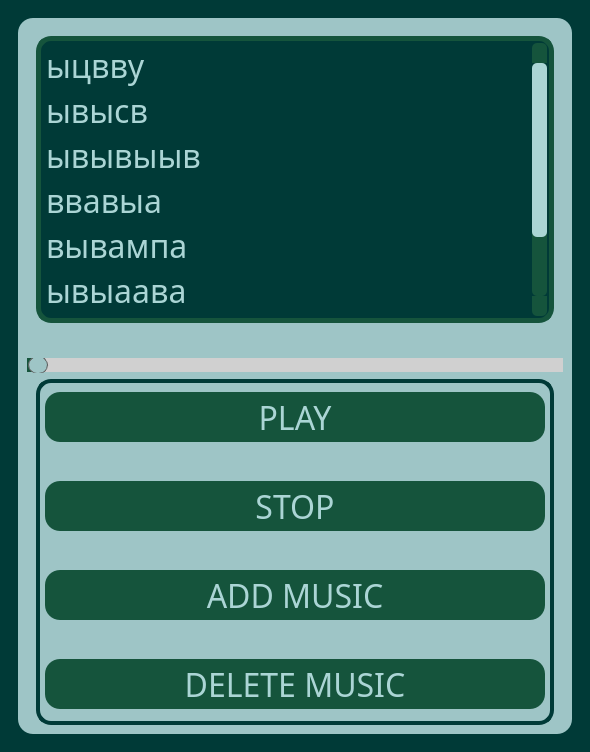
<?xml version="1.0" encoding="UTF-8"?>
<ui version="4.0">
 <class>MainWindow</class>
 <widget class="QMainWindow" name="MainWindow">
  <property name="geometry">
   <rect>
    <x>0</x>
    <y>0</y>
    <width>590</width>
    <height>752</height>
   </rect>
  </property>
  <property name="windowTitle">
   <string>MainWindow</string>
  </property>
  <property name="styleSheet">
   <string notr="true">QListWidget {
    background-color: rgb(0, 58, 55);
    color: rgb(171, 213, 213);
    border-radius: 15px; /* Задайте радиус, чтобы сделать края овальными */
    padding: 2px;
    border: 5px solid rgb(21, 84, 60);
}


/* Стиль вертикального ползунка */
QScrollBar:vertical {
    border: none;
    background: rgb(21, 84, 60);
    width: 15px;
    margin: 20px 0 20px 0;
    border-radius: 5px;
}

QScrollBar::handle:vertical {
    background: rgb(171, 213, 213);
    min-height: 20px;
    border-radius: 5px;
}

QScrollBar::add-line:vertical {
    border: none;
    background: rgb(21, 84, 60);
    height: 20px;
    subcontrol-position: bottom;
    subcontrol-origin: margin;
    border-bottom-left-radius: 5px;
    border-bottom-right-radius: 5px;
}

QScrollBar::sub-line:vertical {
    border: none;
    background: rgb(21, 84, 60);
    height: 20px;
    subcontrol-position: top;
    subcontrol-origin: margin;
    border-top-left-radius: 5px;
    border-top-right-radius: 5px;
}

/* Убираем стрелки по краям ползунков */
QScrollBar::up-arrow:vertical, QScrollBar::down-arrow:vertical,
QScrollBar::left-arrow:horizontal, QScrollBar::right-arrow:horizontal {
    background: none;
}

QScrollBar::add-page:horizontal, QScrollBar::sub-page:horizontal,
QScrollBar::add-page:vertical, QScrollBar::sub-page:vertical {
    background: none;
}</string>
  </property>
  <widget class="QWidget" name="centralwidget">
   <property name="styleSheet">
    <string notr="true">#centralwidget{background-color: rgb(0, 58, 55);}</string>
   </property>
   <layout class="QVBoxLayout" name="verticalLayout_6">
    <item>
     <widget class="QWidget" name="widget" native="true">
      <property name="styleSheet">
       <string notr="true">#widget{background-color: rgb(0, 58, 55);}</string>
      </property>
      <layout class="QVBoxLayout" name="verticalLayout_5">
       <item>
        <widget class="QWidget" name="widget_2" native="true">
         <property name="styleSheet">
          <string notr="true">#widget_2{background-color: rgb(158, 197, 198);

border-radius: 15px; /* Задайте радиус, чтобы сделать края овальными */
padding: 2px;}</string>
         </property>
         <layout class="QVBoxLayout" name="verticalLayout_4">
          <item>
           <widget class="QWidget" name="widget_3" native="true">
            <property name="minimumSize">
             <size>
              <width>524</width>
              <height>275</height>
             </size>
            </property>
            <property name="styleSheet">
             <string notr="true"/>
            </property>
            <layout class="QVBoxLayout" name="verticalLayout_3">
             <item>
              <widget class="QListWidget" name="listWidget">
               <property name="font">
                <font>
                 <family>MV Boli</family>
                 <pointsize>24</pointsize>
                </font>
               </property>
               <property name="styleSheet">
                <string notr="true">QListWidget {
    background-color: rgb(0, 58, 55);
    color: rgb(171, 213, 213);
    border-radius: 15px; /* Задайте радиус, чтобы сделать края овальными */
    padding: 2px;
    border: 5px solid rgb(21, 84, 60);
}


/* Стиль вертикального ползунка */
QScrollBar:vertical {
    border: none;
    background: rgb(21, 84, 60);
    width: 15px;
    margin: 20px 0 20px 0;
    border-radius: 5px;
}

QScrollBar::handle:vertical {
    background: rgb(171, 213, 213);
    min-height: 20px;
    border-radius: 5px;
}

QScrollBar::add-line:vertical {
    border: none;
    background: rgb(21, 84, 60);
    height: 20px;
    subcontrol-position: bottom;
    subcontrol-origin: margin;
    border-bottom-left-radius: 5px;
    border-bottom-right-radius: 5px;
}

QScrollBar::sub-line:vertical {
    border: none;
    background: rgb(21, 84, 60);
    height: 20px;
    subcontrol-position: top;
    subcontrol-origin: margin;
    border-top-left-radius: 5px;
    border-top-right-radius: 5px;
}

/* Убираем стрелки по краям ползунков */
QScrollBar::up-arrow:vertical, QScrollBar::down-arrow:vertical,
QScrollBar::left-arrow:horizontal, QScrollBar::right-arrow:horizontal {
    background: none;
}

QScrollBar::add-page:horizontal, QScrollBar::sub-page:horizontal,
QScrollBar::add-page:vertical, QScrollBar::sub-page:vertical {
    background: none;
}</string>
               </property>
               <item>
                <property name="text">
                 <string>ыцвву</string>
                </property>
               </item>
               <item>
                <property name="text">
                 <string>ывысв</string>
                </property>
               </item>
               <item>
                <property name="text">
                 <string>ывывыыв</string>
                </property>
               </item>
               <item>
                <property name="text">
                 <string>ввавыа</string>
                </property>
               </item>
               <item>
                <property name="text">
                 <string>вывампа</string>
                </property>
               </item>
               <item>
                <property name="text">
                 <string>ывыаава</string>
                </property>
               </item>
               <item>
                <property name="text">
                 <string>ввыаыпап</string>
                </property>
               </item>
               <item>
                <property name="text">
                 <string>ааип</string>
                </property>
               </item>
              </widget>
             </item>
            </layout>
           </widget>
          </item>
          <item>
           <widget class="QLabel" name="label">
            <property name="font">
             <font>
              <pointsize>9</pointsize>
              <weight>75</weight>
              <bold>true</bold>
             </font>
            </property>
            <property name="styleSheet">
             <string notr="true">color:rgb(0, 58, 55);</string>
            </property>
            <property name="text">
             <string/>
            </property>
            <property name="alignment">
             <set>Qt::AlignCenter</set>
            </property>
           </widget>
          </item>
          <item>
           <widget class="QSlider" name="horizontalSlider">
            <property name="styleSheet">
             <string notr="true">QSlider::groove:horizontal {
    border: 1px solid #999999;
    height: 8px;
    background: rgb(21, 84, 60);;
    margin: 2px 0;
    border-radius: 4px;
}

QSlider::handle:horizontal {
    background: rgb(158, 197, 198);
    border: 1px solid #5c5c5c;
    width: 18px;
    height: 18px;
    border-radius: 9px;
    margin: -5px 0; /* handle is placed by default on the contents rect of the groove. Expand outside the groove */
}

QSlider::add-page:horizontal {
    background: #d0d0d0;
}

QSlider::sub-page:horizontal {
    background: rgb(21, 84, 60);
}

QSlider::handle:horizontal:hover {
    background: #b1b1b1;
    border: 1px solid #3a9ef4;
}

QSlider::groove:horizontal:hover {
    background: #c0c0c0;
}

QSlider::sub-page:horizontal:disabled {
    background: #bbbbbb;
    border-color: #999999;
}

QSlider::add-page:horizontal:disabled {
    background: #e0e0e0;
    border-color: #999999;
}

QSlider::handle:horizontal:disabled {
    background: #cccccc;
    border: 1px solid #999999;
}</string>
            </property>
            <property name="orientation">
             <enum>Qt::Horizontal</enum>
            </property>
           </widget>
          </item>
          <item alignment="Qt::AlignHCenter">
           <widget class="QWidget" name="widget_4" native="true">
            <property name="styleSheet">
             <string notr="true">#widget_4{background-color: rgb(158, 197, 198);

border-radius: 15px; /* Задайте радиус, чтобы сделать края овальными */
padding: 2px;
border: 4px solid rgb(0, 58, 55);
}</string>
            </property>
            <layout class="QVBoxLayout" name="verticalLayout_2">
             <item>
              <layout class="QVBoxLayout" name="verticalLayout">
               <property name="spacing">
                <number>39</number>
               </property>
               <property name="topMargin">
                <number>4</number>
               </property>
               <property name="bottomMargin">
                <number>7</number>
               </property>
               <item>
                <widget class="QPushButton" name="pushButton">
                 <property name="minimumSize">
                  <size>
                   <width>500</width>
                   <height>50</height>
                  </size>
                 </property>
                 <property name="font">
                  <font>
                   <family>MV Boli</family>
                   <pointsize>24</pointsize>
                  </font>
                 </property>
                 <property name="styleSheet">
                  <string notr="true">#pushButton {
    background-color: rgb(21, 84, 60);

    color: rgb(171, 213, 213);
border-radius: 15px; /* Задайте радиус, чтобы сделать края овальными */
padding: 2px;}


#pushButton:hover{
background-color: rgb(24, 100, 71);
}</string>
                 </property>
                 <property name="text">
                  <string>PLAY</string>
                 </property>
                </widget>
               </item>
               <item>
                <widget class="QPushButton" name="pushButton_2">
                 <property name="minimumSize">
                  <size>
                   <width>500</width>
                   <height>50</height>
                  </size>
                 </property>
                 <property name="font">
                  <font>
                   <family>MV Boli</family>
                   <pointsize>24</pointsize>
                  </font>
                 </property>
                 <property name="styleSheet">
                  <string notr="true">#pushButton_2 {
    background-color: rgb(21, 84, 60);

    color: rgb(171, 213, 213);
border-radius: 15px; /* Задайте радиус, чтобы сделать края овальными */
padding: 2px;}


#pushButton:hover{
background-color: rgb(24, 100, 71);
}</string>
                 </property>
                 <property name="text">
                  <string>STOP</string>
                 </property>
                </widget>
               </item>
               <item>
                <widget class="QPushButton" name="pushButton_3">
                 <property name="minimumSize">
                  <size>
                   <width>500</width>
                   <height>50</height>
                  </size>
                 </property>
                 <property name="font">
                  <font>
                   <family>MV Boli</family>
                   <pointsize>24</pointsize>
                  </font>
                 </property>
                 <property name="styleSheet">
                  <string notr="true">#pushButton_3 {
    background-color: rgb(21, 84, 60);

    color: rgb(171, 213, 213);
border-radius: 15px; /* Задайте радиус, чтобы сделать края овальными */
padding: 2px;}


#pushButton:hover{
background-color: rgb(24, 100, 71);
}</string>
                 </property>
                 <property name="text">
                  <string>ADD MUSIC</string>
                 </property>
                </widget>
               </item>
               <item>
                <widget class="QPushButton" name="pushButton_4">
                 <property name="minimumSize">
                  <size>
                   <width>500</width>
                   <height>50</height>
                  </size>
                 </property>
                 <property name="font">
                  <font>
                   <family>MV Boli</family>
                   <pointsize>24</pointsize>
                  </font>
                 </property>
                 <property name="styleSheet">
                  <string notr="true">#pushButton_4 {
    background-color: rgb(21, 84, 60);

    color: rgb(171, 213, 213);
border-radius: 15px; /* Задайте радиус, чтобы сделать края овальными */
padding: 2px;}


#pushButton:hover{
background-color: rgb(24, 100, 71);
}</string>
                 </property>
                 <property name="text">
                  <string>DELETE MUSIC</string>
                 </property>
                </widget>
               </item>
              </layout>
             </item>
            </layout>
           </widget>
          </item>
         </layout>
        </widget>
       </item>
      </layout>
     </widget>
    </item>
   </layout>
  </widget>
 </widget>
 <resources/>
 <connections/>
</ui>
